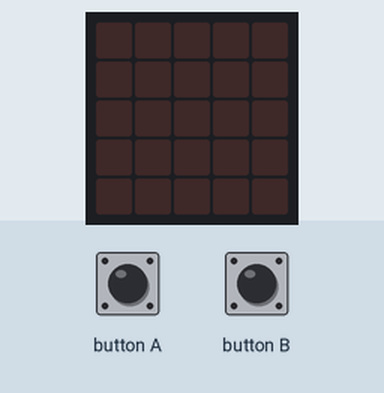
Bench run of a program on a simulated BBC micro:bit (MakeCode). On the bench: the board's 5×5 LED display. The inputs (shaded band) are chosen by the test bench.

Above: at 1.2 s.
1.3 s: button A pressed for 0.15 s
At 1.9 s:
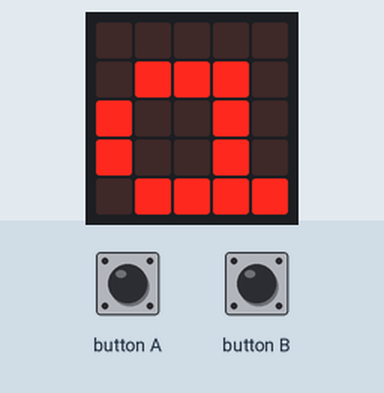
2.9 s: button B pressed for 0.15 s
At 3.6 s:
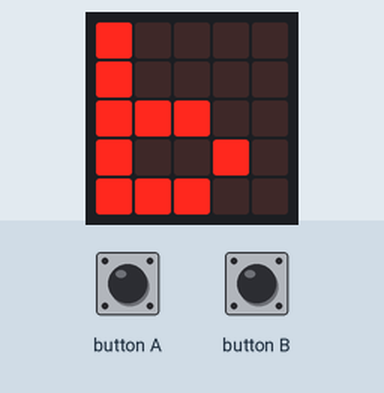
4.5 s: button A pressed for 1 s
At 5.6 s:
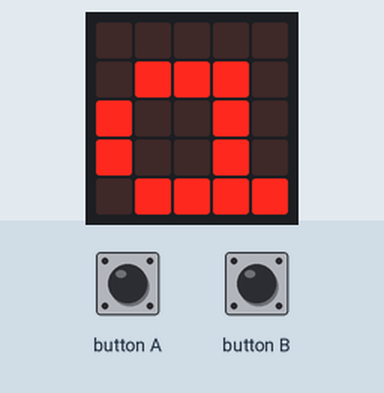
7.0 s: button B pressed for 1 s
At 7.7 s:
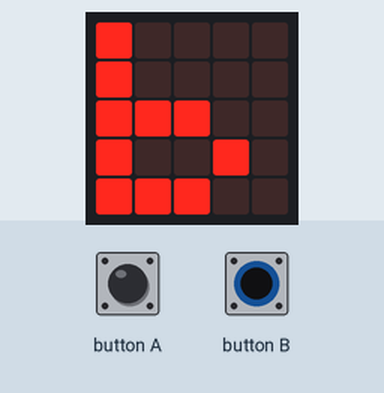
Timing chart, 0 to 10.0 s (numbered marks = the images above; inputs shaded):
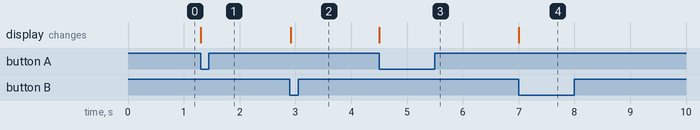

Measured:
- after the input at 1.3 s, the display: changes at once (image 1)
- after the input at 2.9 s, the display: changes at once (image 2)
- after the input at 4.5 s, the display: changes at once (image 3)
- after the input at 7.0 s, the display: changes at once (image 4)

The program:

main.ts
```typescript
basic.forever(function () {
    if (input.buttonIsPressed(Button.A)) {
        if (!(input.buttonIsPressed(Button.B))) {
            basic.showString("a")
        }
    }
    if (input.buttonIsPressed(Button.B)) {
        if (!(input.buttonIsPressed(Button.A))) {
            basic.showString("b")
        }
    }
})
```

test.ts
```typescript
// tests gaan hier; deze zal niet worden gecompileerd wanneer dit pakket wordt gebruikt als extensie.
```
